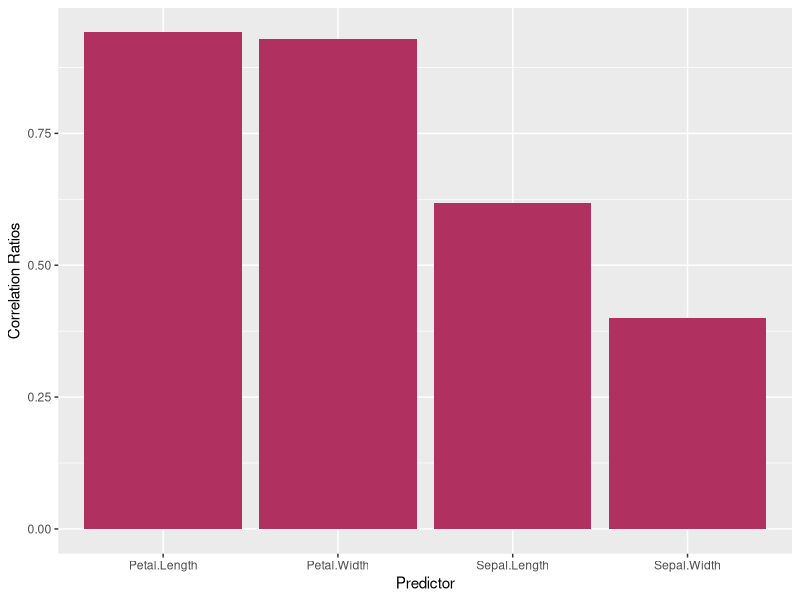
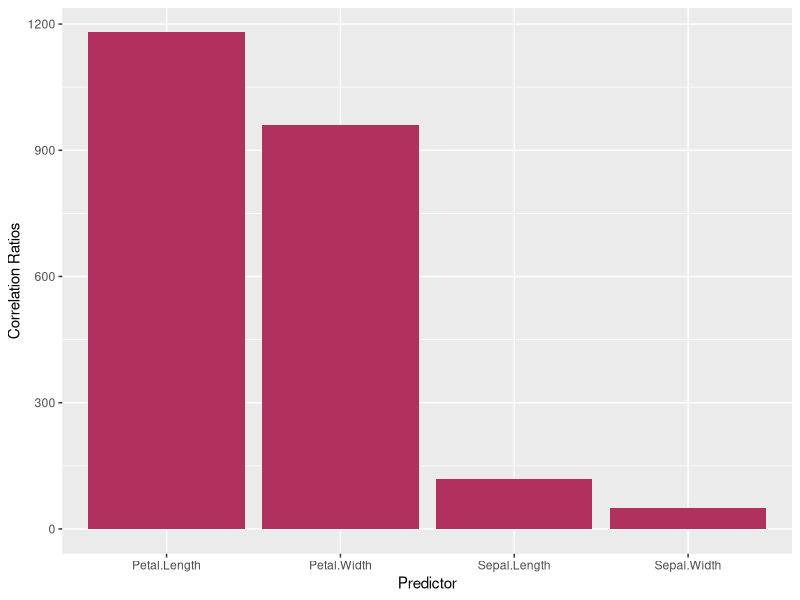
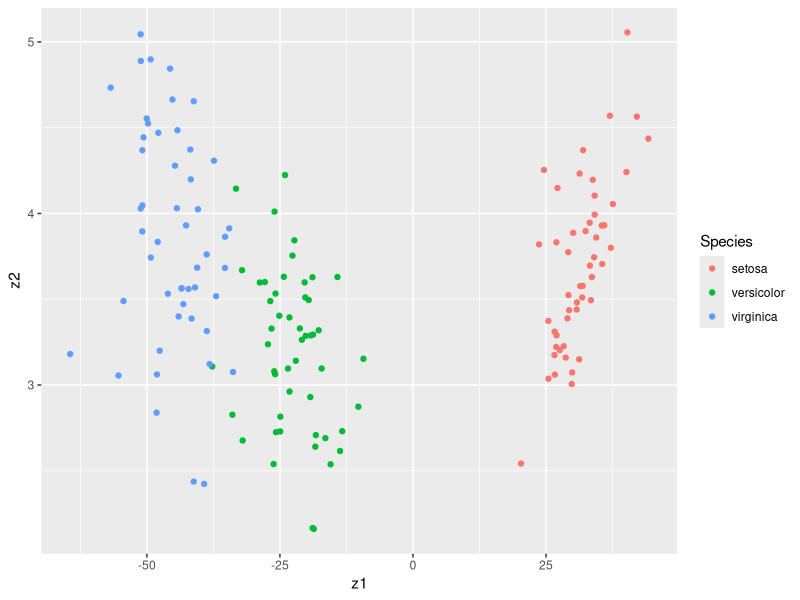
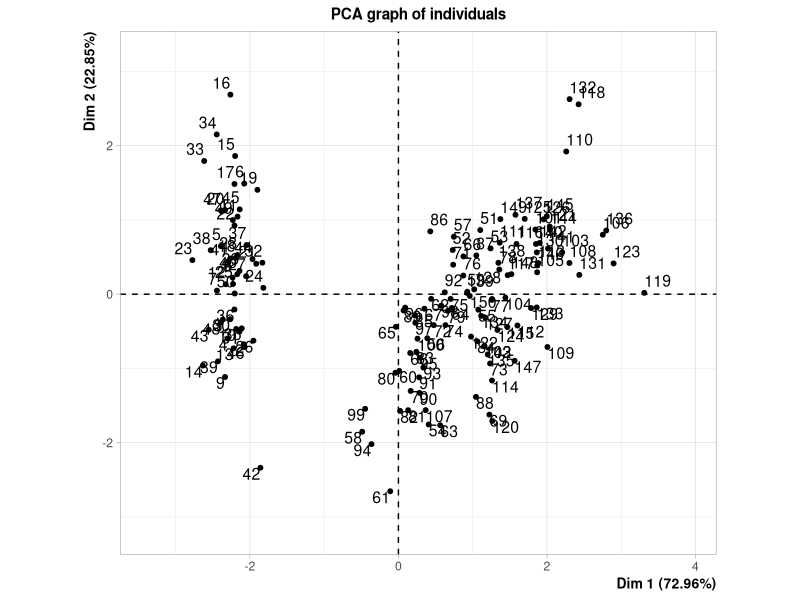
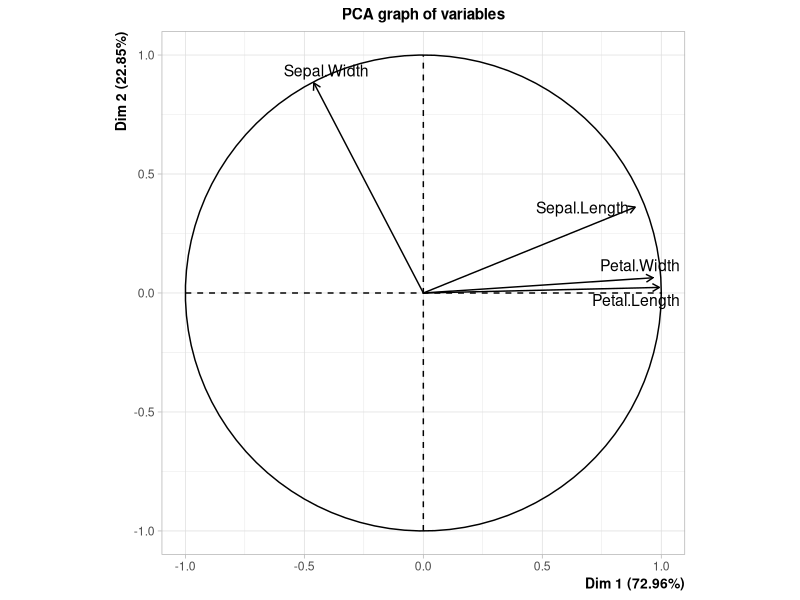

The R script that drew these images, in order:
## ---- chunk 1
# 1.1) Function tss(), bss()
data("iris")
tss <-function(x){
  return(sum((x-mean(x))^2))
}

bss<-function(x,cls){
  df=data.frame(x,cls)
  s=0
  for (i in unique(cls)){
    s=s+sum(df$cls==i)*(mean(df$x[df$cls==i])-mean(x))^2
  }
  return(s)
}

wss<-function(x,cls){
  class=unique(cls)
  K=length(class)
  s=0
  for (k in 1:K){
    xk=x[cls==class[k]]
    s=s+(sum((xk-mean(xk))^2))
  }
  return(s)
}

t=tss(iris$Sepal.Length)
b=bss(iris$Sepal.Length, iris$Species)
w=wss(iris$Sepal.Length, iris$Species)
b+w
t
## ---- chunk 2
# function cor_ratio()
cor_ratio<-function(x,cls){
  return(bss(x,cls)/tss(x))
}

cor_ratio(iris$Sepal.Length, iris$Species)
## ---- chunk 3
F_ratio<-function(x,cls){
  K=length(unique(cls))
  n=length(x)
  return((bss(x,cls)/(K-1))/(wss(x,cls)/(n-K)))
}
F_ratio(iris$Sepal.Length, iris$Species)
## ---- chunk 4
attach(iris)
library(ggplot2)

#calculate the ratios and make a table
corr_sl=cor_ratio(Sepal.Length,Species)
corr_sw=cor_ratio(Sepal.Width,Species)
corr_pl=cor_ratio(Petal.Length,Species)
corr_pw=cor_ratio(Petal.Width,Species)

corr=data.frame(
  predictor=c("Sepal.Length","Sepal.Width","Petal.Length","Petal.Width"),
  corr_ratios=c(corr_sl,corr_sw,corr_pl,corr_pw)
  )
corr=corr[order(corr[,"corr_ratios"]),]
corr

#display in a bar chart
base=ggplot(corr,aes(x=corr$predictor,y=corr$corr_ratios))+
  xlab("Predictor")+ylab("Correlation Ratios")
base+geom_col(fill="maroon")
## ---- chunk 5
#calculate the F ratios and make a table
F_sl=F_ratio(Sepal.Length,Species)
F_sw=F_ratio(Sepal.Width,Species)
F_pl=F_ratio(Petal.Length,Species)
F_pw=F_ratio(Petal.Width,Species)

F_ratio=data.frame(
  predictor=c("Sepal.Length","Sepal.Width","Petal.Length","Petal.Width"),
  F_ratios=c(F_sl,F_sw,F_pl,F_pw)
  )
F_ratio=F_ratio[order(F_ratio[,"F_ratios"]),]
F_ratio

#display the F-values in a bat chart
base=ggplot(F_ratio,aes(x=F_ratio$predictor,y=F_ratio$F_ratios))+
  xlab("Predictor")+ylab("Correlation Ratios")
base+geom_col(fill="maroon")

## ---- chunk 6
# 4.1) Function total_variance()
total_variance<-function(X){
  X=as.matrix(scale(X,scale=F))
  n=nrow(X)
  return((t(X)%*%X)/(n-1))
}

# test total_variance()
total_variance(iris[,1:4])

# compare with var()
var(iris[ ,1:4])


# 4.2) Function between_variance()

# test between_variance()
between_variance<-function(X,y){
  X=as.matrix(X)
  p=ncol(X)
  n=nrow(X)
  g=apply(X,2,mean)
  S=matrix(0,nrow=p,ncol=p)
  for (i in unique(y)){
    nk=sum(y==i)
    S=S+(apply(X[y==i,],2,mean)-g)%*%t((apply(X[y==i,],2,mean)-g))*nk
  }
  return(S/(n-1))
}

between_variance(iris[,1:4], iris$Species)

# 4.3) Function within_variance()

within_variance<-function(X,y){
  X=as.matrix(X)
  p=ncol(X)
  n=nrow(X)
  W=matrix(0,nrow=p,ncol=p)
  for (i in unique(y)){
    Xk=scale(X[y==i,],scale=F)
    W=W+t(Xk)%*%Xk
  }
  return(W/(n-1))
}
# test within_variance()
W=within_variance(iris[,1:4], iris$Species)
W

# 4.4) Confirm that V=B+W
# confirm V = B + W
Viris <- total_variance(iris[ ,1:4]) 
Viris
#B+W
Biris <- between_variance(iris[ ,1:4], iris$Species)
Wiris <- within_variance(iris[ ,1:4], iris$Species) 
Biris + Wiris
## ---- chunk 7
# Create the matrix C
X=as.matrix(iris[,-5])
y=iris$Species

K=length(unique(y))
p=ncol(X)
n=nrow(X)
C=matrix(0,nrow=p,ncol=K)
for (k in 1:K){
  nk=sum(y==unique(y)[k])
  for (j in 1:p){
    C[j,k]=(nk/(n-1))^0.5*(mean(X[y==unique(y)[k],j])-mean(X[,j]))
  }
}

# obtain w and u
eig_value=eigen(t(C)%*%solve(W)%*%C)$values
w=eigen(t(C)%*%solve(W)%*%C)$vectors
u=solve(W)%*%C%*%w

# z1,z2
z1=X%*%u[,1]
z2=X%*%u[,2]
ggplot(iris,aes(x=z1,y=z2,colour=Species))+geom_point()

#using the first two principle componets
library("FactoMineR")
PCA(X)
## ---- chunk 8
x1 =c(5.0,3.0,1.5,0.5) 
x2 =c(5.5,3.0,6.0,2.0) 
x3 =c(6.0,3.0,4.0,1.0) 
x4 =c(5.0,3.0,1.0,0.5)
X_pre=rbind(x1,x2,x3,x4)

D=matrix(0,nrow=4,ncol=K)
for (k in 1:K){
  gk=apply(X[y==unique(y)[k],],2,mean)
  for (i in 1:4){
    D[i,k]=t(X_pre[i,]-gk)%*%solve(W)%*%(X_pre[i,]-gk)
  }
}
D
apply(D,1,which.min)
